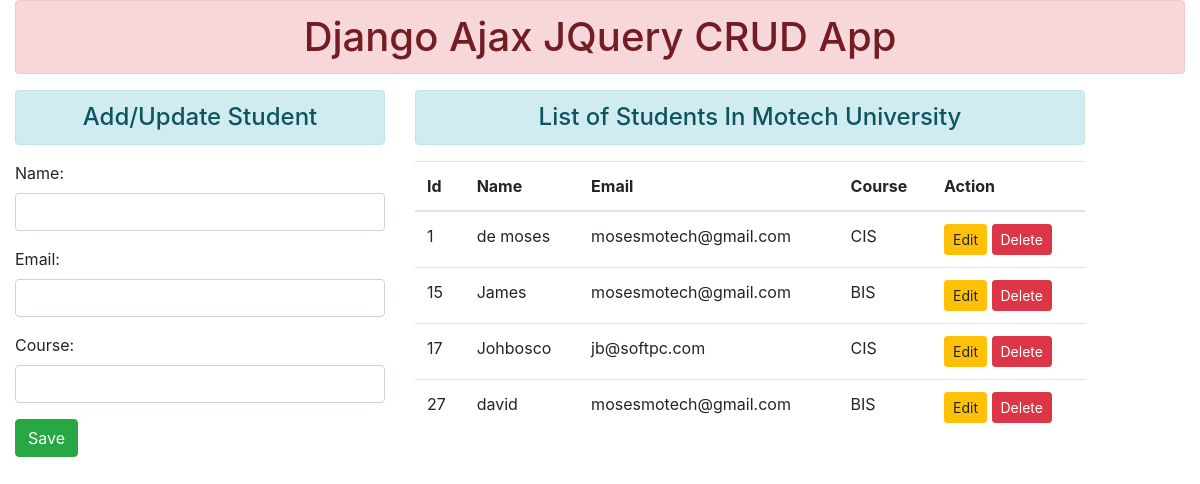
The page / on the database its author committed.
### core/models.py (models this page shows, shortened)
class Student(models.Model):
    name = models.CharField(max_length=200)
    email = models.EmailField(max_length=200)
    course = models.CharField(max_length=200)

### core/views.py (the view)
# urls.py: path('', views.home, name='home'),
def home(request):
    form = StudentForm()
    stu = Student.objects.all()
    context = {'form':form, 'stu':stu}
    return render(request, 'core/home.html', context)

### core/forms.py
class StudentForm(forms.ModelForm):
    class Meta:
        model = Student
        fields = ['name','email','course']
        widgets = {
            'name': forms.TextInput(attrs={'class':'form-control', 'id':'nameid'}),
            'email': forms.EmailInput(attrs={'class':'form-control', 'id':'emailid'}),
            'course': forms.TextInput(attrs={'class':'form-control', 'id':'courseid'})
        }

### core/templates/core/home.html (shortened to what this page needs)
{% load static %}
<!DOCTYPE html>
<html lang="en">
<head>
    <link rel="stylesheet" href="{% static 'core/css/bootstrap.css' %}">
</head>
<body>
    <div class="container-fluid">
        <h1 class="text-center alert alert-danger">Django Ajax JQuery CRUD App</h1>
        <div class="row">
            <div class="col-sm-4">
                <h4 class="text-center alert alert-info">Add/Update Student</h4>
                    <form action="" method="POST">
            {{ form.as_p}}
            <input type="button" class="btn btn-success" value="Save" id="btnsave">
    </form>
            </div>
            <div class="col-sm-7">
        <h4 class="text-center alert alert-info">List of Students In Motech University</h4>
        <table class="table table-hover">
            <thead>
                <tr>
                    <th scope="col">Id</th>
                    <th scope="col">Name</th>
                    <th scope="col">Email</th>
                    <th scope="col">Course</th>
                    <th scope="col">Action</th>
                </tr>
            </thead>
            <tbody id="tbody">
                {% for st in stu %}
                <tr>
                    <td>{{st.id}}</td>
                    <td>{{st.name}}</td>
                    <td>{{st.email}}</td>
                    <td>{{st.course}}</td>
                    <td>
                        <input type="button" value="Edit" class="btn btn-warning btn-sm btn-edit" data-sid="{{st.id}}">
                        <input type="button" value="Delete" class="btn btn-danger btn-sm btn-del" data-sid="{{st.id}}">
                    </td>
                </tr>
                {% endfor %}
            </tbody>
        </table>
            </div>
            <div class="col-sm-1"></div>
        </div>
    </div>
</body>
</html>

### rows shown on the page
Student: id "1", name "de moses", email "mosesmotech@gmail.com", course "CIS"
Student: id "15", name "James", email "mosesmotech@gmail.com", course "BIS"
Student: id "17", name "Johbosco", email "jb@softpc.com", course "CIS"
Student: id "27", name "david", email "mosesmotech@gmail.com", course "BIS"
